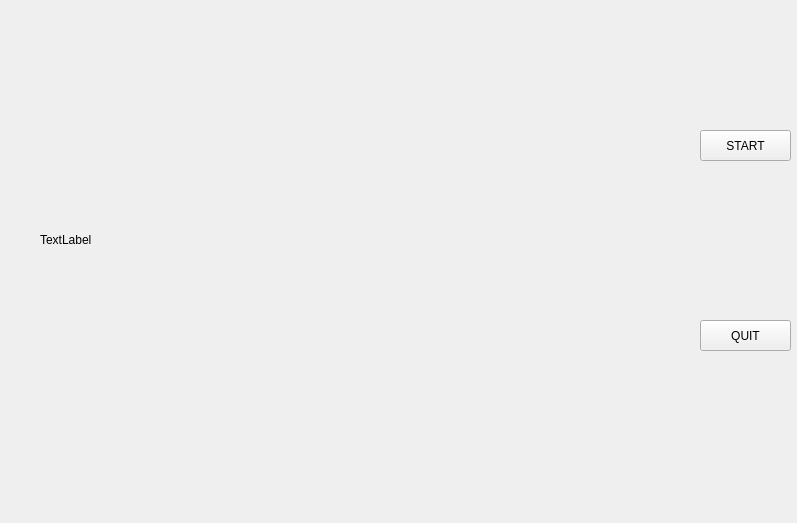
<?xml version="1.0" encoding="UTF-8"?>
<ui version="4.0">
 <class>Widget</class>
 <widget class="QWidget" name="Widget">
  <property name="windowModality">
   <enum>Qt::NonModal</enum>
  </property>
  <property name="geometry">
   <rect>
    <x>0</x>
    <y>0</y>
    <width>797</width>
    <height>523</height>
   </rect>
  </property>
  <property name="acceptDrops">
   <bool>false</bool>
  </property>
  <property name="windowTitle">
   <string>Iva Fatigue Driving Real-time Detection System</string>
  </property>
  <widget class="QLabel" name="m_imgLabel">
   <property name="enabled">
    <bool>true</bool>
   </property>
   <property name="geometry">
    <rect>
     <x>40</x>
     <y>0</y>
     <width>640</width>
     <height>480</height>
    </rect>
   </property>
   <property name="minimumSize">
    <size>
     <width>640</width>
     <height>480</height>
    </size>
   </property>
   <property name="maximumSize">
    <size>
     <width>9999</width>
     <height>9999</height>
    </size>
   </property>
   <property name="font">
    <font>
     <weight>50</weight>
     <italic>false</italic>
     <bold>false</bold>
    </font>
   </property>
   <property name="text">
    <string>TextLabel</string>
   </property>
   <property name="scaledContents">
    <bool>true</bool>
   </property>
   <property name="margin">
    <number>5</number>
   </property>
   <property name="indent">
    <number>-1</number>
   </property>
   <property name="openExternalLinks">
    <bool>false</bool>
   </property>
  </widget>
  <widget class="QPushButton" name="pushButton">
   <property name="geometry">
    <rect>
     <x>700</x>
     <y>130</y>
     <width>91</width>
     <height>31</height>
    </rect>
   </property>
   <property name="text">
    <string>START</string>
   </property>
  </widget>
  <widget class="QPushButton" name="pushButton_2">
   <property name="geometry">
    <rect>
     <x>700</x>
     <y>320</y>
     <width>91</width>
     <height>31</height>
    </rect>
   </property>
   <property name="text">
    <string>QUIT</string>
   </property>
  </widget>
 </widget>
 <layoutdefault spacing="6" margin="11"/>
 <resources/>
 <connections/>
</ui>
